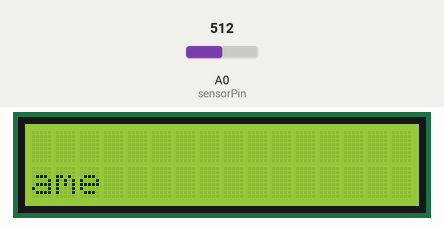
This sketch was run on a simulated Arduino Uno, built with avr-gcc and run on an emulated ATmega328P. Shown: 16×2 character LCD. The test bench sets the inputs (shaded band); at power-on: A0 (sensorPin) = 512.

Above: at 0.1 s.
At 1.6 s:
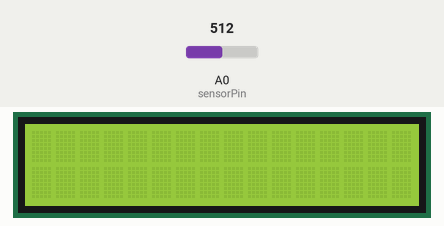
At 9.1 s:
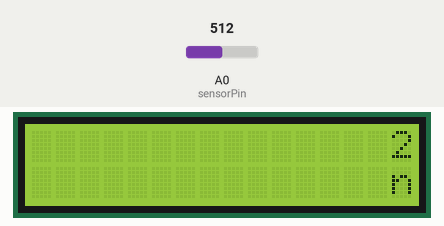
At 10.6 s:
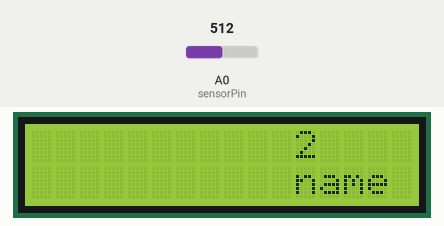
At 12.1 s:
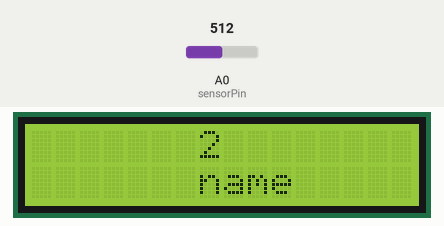
At 15.9 s:
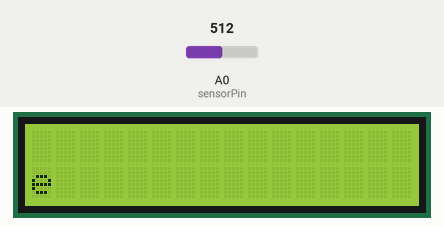

The sketch:

midterm.ino
```cpp
//source: https://ictronic.wordpress.com/2016/07/02/interfacing-16x2-lcd-with-arduino-without-potentiometer/
//next draft: lines "advance" in poem based on your position to the sensor

#include <LiquidCrystal.h>

// initialize the library with the numbers of the interface pins

LiquidCrystal lcd(0, 1, 8, 9, 10, 11); /// REGISTER SELECT PIN,ENABLE PIN,D4 PIN,D5 PIN, D6 PIN, D7 PIN

const int sensorPin = A0;

void setup()

{

// set up the LCD’s number of columns and rows:
//  Serial.begin(9600);
lcd.begin(16, 2);

}


void loop()

{

// set the cursor to column 0, line 1
  int sensorVal = analogRead(sensorPin);
//  Serial.print("Sensor Value: ");
//  Serial.print(sensorVal);
//  Serial.println();

  //if(sensorVal <= 30) {

lcd.setCursor(0, 1); // set the cursor to column 0, line 2
lcd.print("name");//print name
lcd.scrollDisplayLeft();//shifting data on LCD

lcd.setCursor(0, 0);// set the cursor to column 0, line1
 // } else {

lcd.print("2"); //print name
delay(750);//delay of 0.75sec

lcd.scrollDisplayLeft();//shifting data on LCD

lcd.setCursor(0, 0);// set the cursor to column 0, line1
 // }


}
```

Measured:
- by itself, everything shown: repeats every 15.0 s, in 20 steps
- what the display in image 1 shows lasts 7.5 s, from 1.6 s to 9.1 s
- what the display in image 2 shows lasts 0.7 s, from 9.1 s to 9.8 s
